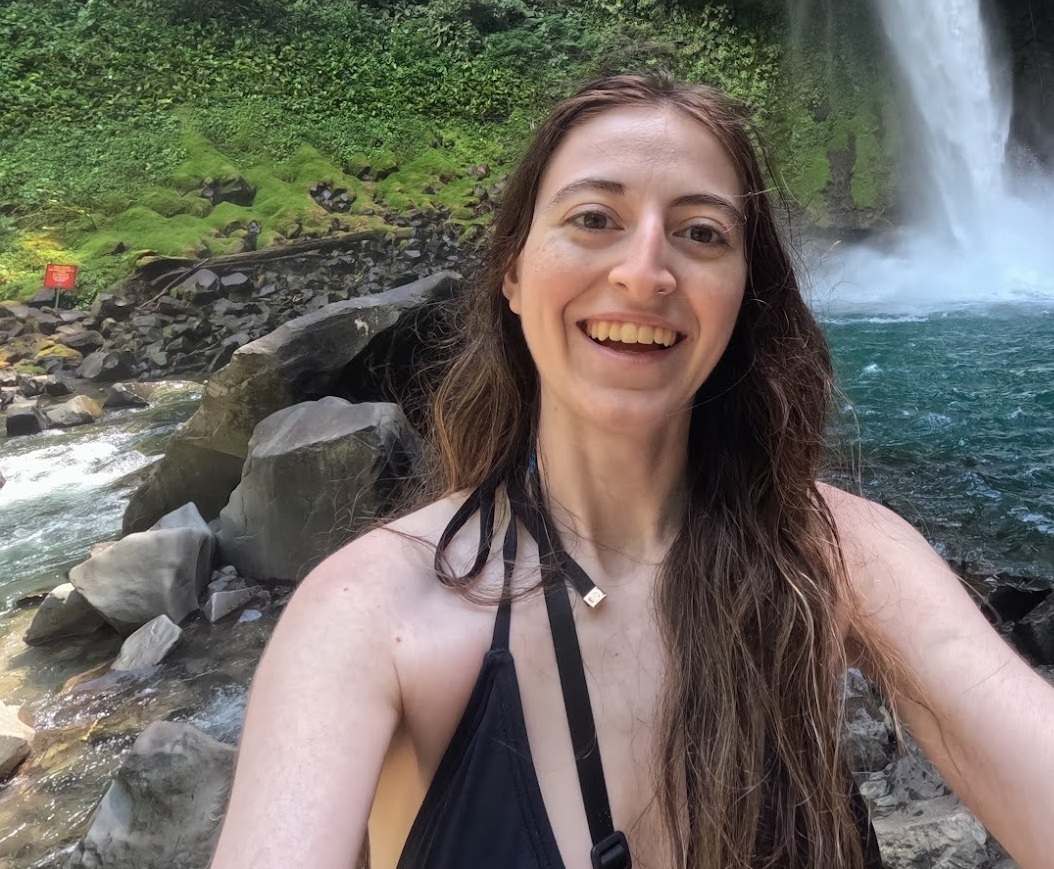
#> input picture images/tiffany1.jpg, 1054 x 869 px; its folder holds only this picture in this run
$ python resize_pictures.py
#> lines starting #> are read from the running program, lines starting #| are printed output that depends on the picture
import os
from PIL import Image

# Folder containing images
input_folder = "./images"

# Target dimensions from CSS container
target_width = 400
target_height = 300

def resize_image(image_path):
#> called with image_path = './images/tiffany1.jpg'
    with Image.open(image_path) as img:
        # Preserve aspect ratio while fitting into target box
#> img is the input picture: PIL image 1054x869 RGB; mean R, G, B 111.7, 107.5, 99.5
        img.thumbnail((target_width, target_height), Image.Resampling.LANCZOS)
#> img: PIL image 364x300 RGB

        # Create a new background with target size
        background = Image.new("RGB", (target_width, target_height), (255, 255, 255))
#> background: PIL image 400x300 RGB; every value is 255

        # Center the resized image on the background
        offset_x = (target_width - img.width) // 2
#> offset_x = 18
        offset_y = (target_height - img.height) // 2
#> offset_y = 0
        background.paste(img, (offset_x, offset_y))
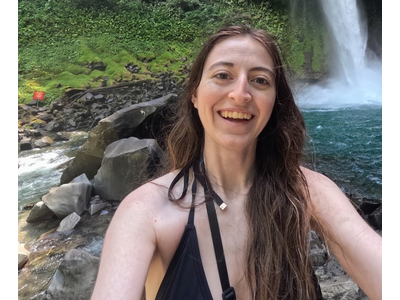
#> background: PIL image 400x300 RGB; mean R, G, B 124.6, 120.8, 113.5

        # Overwrite the original file
        background.save(image_path)

def main():
    for filename in os.listdir(input_folder):
        if filename.lower().endswith((".jpg", ".jpeg", ".png")):
            input_path = os.path.join(input_folder, filename)
            resize_image(input_path)
            print(f"Resized and overwritten: {filename}")

if __name__ == "__main__":
    main()

$ run again, on images/tiffany2.jpg
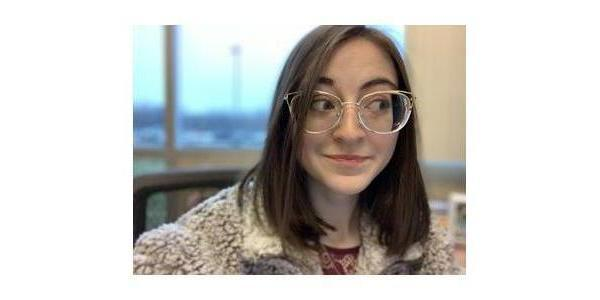
#> input picture images/tiffany2.jpg, 600 x 300 px
#> in resize_image, img is the input picture: PIL image 600x300 RGB; mean R, G, B 199.7, 197.7, 194.1
#> img: PIL image 400x200 RGB
#> in resize_image, `background.paste(img, (offset_x, offset_y))`:
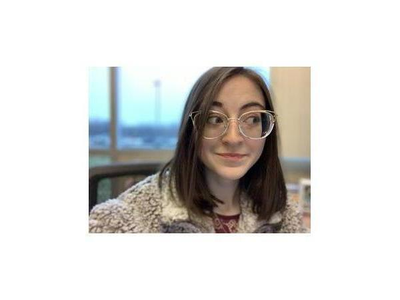
#> background: PIL image 400x300 RGB; mean R, G, B 218.1, 216.8, 214.4
